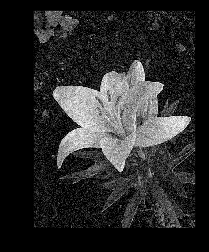
#> input picture deeppixel/denoise/Input/Flower.png, 209 x 252 px, found by its file name
$ jupyter execute Image_Denoising_01.ipynb   (shell and % lines are left out)
#> lines starting #> are read from the running program, lines starting #| are printed output that depends on the picture; after the words box and inside, x2 and y2 are one past the last pixel; in counts of white or black regions, pixels touching at a corner belong together
### Importing Libraries

[cell 1]
import cv2
import matplotlib.pyplot as plt
import numpy as np
import skimage
from matplotlib import cm
import skimage
from matplotlib import cm
from skimage.color import rgb2gray
from skimage.color import gray2rgb
from skimage.io import imread, imshow, imsave
from skimage.filters import prewitt_h,prewitt_v

### Reading the Input Image

[cell 2]
image = cv2.imread('C:/Users/gupta.LAPTOP-F7P9M08K/Desktop/ImageDenoising/Noisy/Flower.png')
#> image is the input picture: shape (252, 209, 3); min 0, max 255, mean 42
plt.imshow(image)
plt.show()
print(image.shape)
#| (252, 209, 3)

### Extracting low frequency components (Blurring)

[cell 3]
img_1 = cv2.GaussianBlur(image, (5, 5), 0)
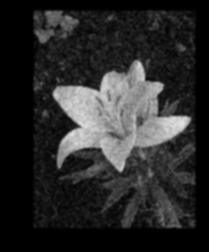
#> img_1: shape (252, 209, 3); min 0, max 224, mean 42
plt.imshow(img_1)
plt.show()
cv2.imwrite('FG_1.jpg', img_1)
print(img_1.shape)
#| (252, 209, 3)

### Extracting high frequency components (Embossing)

[cell 4]
from skimage.io import imsave
#reading the image
image = imread('FG_1.jpg',as_gray=True)
#> image: shape (252, 209) float64; min 0, max 0.882, mean 0.165

#calculating horizontal edges using prewitt kernel
edges_prewitt_horizontal = prewitt_h(image)
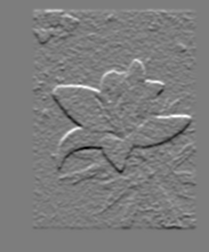
#> edges_prewitt_horizontal: shape (252, 209) float64; min -0.45, max 0.467, mean -8.09e-19; drawn with min black and max white

#calculating vertical edges using prewitt kernel
edges_prewitt_vertical = prewitt_v(image)
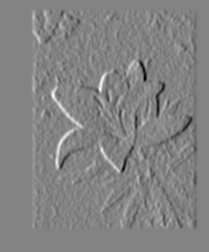
#> edges_prewitt_vertical: shape (252, 209) float64; min -0.473, max 0.446, mean -1.03e-19; drawn with min black and max white

z=edges_prewitt_vertical
y=edges_prewitt_horizontal

#Printing the dimensions of the horizontal and vertical components
print(z.shape)
#| (252, 209)
print(y.shape)
#| (252, 209)

#Displaying the horizontal and vertical components
imshow(z+y, cmap='gray')

#Saving the embossed image
imsave('Embossed.jpg', (z+y))
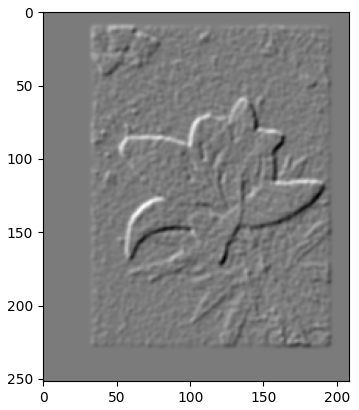
#> figure drawn by matplotlib, 1 panel

### Combining high and low frequency components to denoise the image

[cell 5]
import matplotlib.pyplot as plt

# The Blurred Image
x=cv2.imread('FG_1.jpg')
#> x: shape (252, 209, 3); min 0, max 225, mean 42

#Converting the blurred image to grayscale
x=rgb2gray(x)

#Converting the denoised image from grayscale to its original colors
w=gray2rgb(z+y+x)
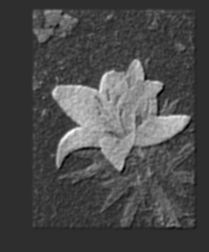
#> w: shape (252, 209, 3) float64; min -0.272, max 1.23, mean 0.165; drawn with min black and max white

#Displaying the denoised image
plt.imshow(w)
plt.show()
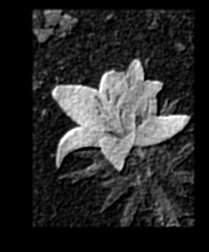
#> shown: shape (252, 209, 3) float64; min 0, max 1, mean 0.166

#Saving the image
cv2.imwrite('FlowerDenoised.jpg', w)
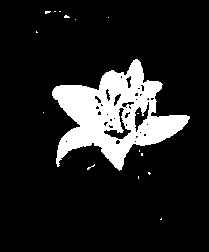
#> saved as FlowerDenoised.jpg: shape (252, 209, 3); values 0 (black) and 1 (white), 13.3% white; 16 white regions (15 under 20 px), largest, box (x1, y1, x2, y2) and area: (52, 59, 190, 171) 6956
#> Out = True

### Comparison with Bilateral Filtering

[cell 6]
import cv2

# Read the noisy image.
img = cv2.imread('C:/Users/gupta.LAPTOP-F7P9M08K/Desktop/ImageDenoising/Noisy/Flower.png')

# Apply bilateral filter with d = 15,
# sigmaColor = sigmaSpace = 75.
bilateral = cv2.bilateralFilter(img, 15, 75, 75)
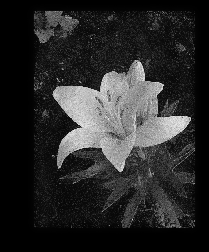
#> bilateral: shape (252, 209, 3); min 0, max 234, mean 41.2

#Display the denoised image
plt.imshow(bilateral)
plt.show()

# Save the output.
cv2.imwrite('Bilateral.jpg', bilateral)
#> Out = True
